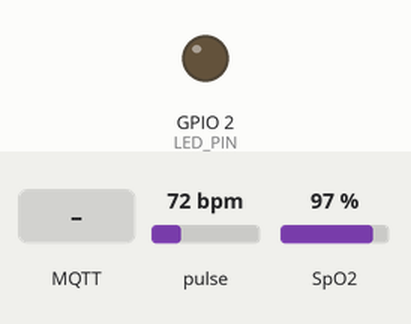
Simulated run of this sketch. Board: ESP32. Shown: output pins drawn as LEDs (lit = HIGH). The inputs (shaded band) are chosen by the test bench; at power-on: pulse 72 bpm, SpO2 97 %. WiFi joins after 1.5 s; servers stay silent unless stated; random numbers use the default seed unless the sketch sets one; no MQTT or app messages arrive unless stated; what the sketch prints to the serial monitor is not drawn.

Above: at 2.7 s.
2.8 s: MQTT message "LED_ON" arrives on the first subscribed topic
At 3.8 s:
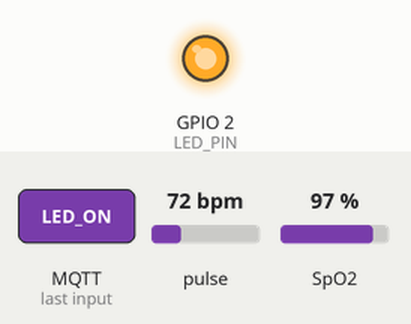
Timing chart, 0 to 5.8 s (numbered marks = the images above; inputs shaded):
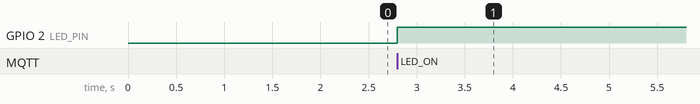

The sketch:

DoNhipTim_MQTT.ino
```cpp
#include <WiFi.h>
#include <Wire.h>
#include "MAX30105.h"
#include "spo2_algorithm.h"
#include <ArduinoJson.h>
#include <PubSubClient.h>
#include <WiFiClientSecure.h>

//  WiFi
const char* ssid     = "Thanh";
const char* password = "12345678";

//  HiveMQ Cloud
const char* mqtt_server   = "8e166eff2d18486eacf7c8b613686d0c.s1.eu.hivemq.cloud";
const int   mqtt_port     = 8883;
const char* mqtt_username = "hivemq.webclient.1756537217940";
const char* mqtt_password = "B.7eXq*&Jvw6$18WaUzR";

WiFiClientSecure espClient;
PubSubClient client(espClient);

//  MAX30102
MAX30105 particleSensor;
#define MAX_BRIGHTNESS 255

uint32_t irBuffer[100];
uint32_t redBuffer[100];
int32_t bufferLength;
int32_t spo2;
int8_t validSPO2;
int32_t heartRate;
int8_t validHeartRate;


#define LED_PIN 2  // LED on-board ESP32
bool measureEnabled = false;  // trạng thái đo

//  WiFi
void setup_wifi() {
  Serial.print("Connecting to WiFi ");
  Serial.println(ssid);
  WiFi.begin(ssid, password);
  while (WiFi.status() != WL_CONNECTED) {
    delay(500);
    Serial.print(".");
  }
  Serial.println("\nWiFi connected. IP:");
  Serial.println(WiFi.localIP());
}

//  MQTT Callback
void callback(char* topic, byte* payload, unsigned int length) {
  String inMessage = "";
  for (int i = 0; i < length; i++) {
    inMessage += (char)payload[i];
  }

  Serial.println("MQTT Message [" + String(topic) + "]: " + inMessage);

  if (String(topic) == "esp32/control") {
    if (inMessage == "LED_ON") {
      digitalWrite(LED_PIN, HIGH);
      measureEnabled = true;   // bật đo
      Serial.println(">>> LED bật + Bắt đầu đo");
    }
    else if (inMessage == "LED_OFF") {
      digitalWrite(LED_PIN, LOW);
      measureEnabled = false;  // dừng đo
      Serial.println(">>> LED tắt + Ngừng đo");
    }
  }
}

//  MQTT reconnect
void reconnect() {
  while (!client.connected()) {
    Serial.print("Attempting MQTT connection...");
    String clientID = "ESP32Client-";
    clientID += String(random(0xffff), HEX);

    if (client.connect(clientID.c_str(), mqtt_username, mqtt_password)) {
      Serial.println("connected!");
      client.subscribe("esp32/control");
    } else {
      Serial.print("failed, rc=");
      Serial.print(client.state());
      Serial.println(" => retry in 5s");
      delay(5000);
    }
  }
}

//  Publish
void publishMessage(const char* topic, String payload, boolean retained) {
  if (client.publish(topic, payload.c_str(), retained)) {
    Serial.println("Published [" + String(topic) + "]: " + payload);
  }
}

// Setup
void setup() {
  Serial.begin(115200);
  pinMode(LED_PIN, OUTPUT);
  digitalWrite(LED_PIN, LOW);

  setup_wifi();

  espClient.setInsecure();
  client.setServer(mqtt_server, mqtt_port);
  client.setCallback(callback);

  if (!particleSensor.begin(Wire, I2C_SPEED_STANDARD)) {
    Serial.println("MAX30102 not found. Check wiring!");
    while (1);
  }

  byte ledBrightness = 60;
  byte sampleAverage = 4;
  byte ledMode = 2;
  int sampleRate = 100;
  int pulseWidth = 411;
  int adcRange = 4096;
  particleSensor.setup(ledBrightness, sampleAverage, ledMode, sampleRate, pulseWidth, adcRange);
}

//  Loop
void loop() {
  if (!client.connected()) reconnect();
  client.loop();

  if (measureEnabled) {
    bufferLength = 100;
    for (byte i = 0; i < bufferLength; i++) {
      while (!particleSensor.available()) particleSensor.check();
      redBuffer[i] = particleSensor.getRed();
      irBuffer[i] = particleSensor.getIR();
      particleSensor.nextSample();
    }

    maxim_heart_rate_and_oxygen_saturation(irBuffer, bufferLength, redBuffer,
                                          &spo2, &validSPO2, &heartRate, &validHeartRate);

    if (validHeartRate && validSPO2) {
      DynamicJsonDocument doc(256);
      doc["heartRate"] = heartRate;
      doc["spo2"] = spo2;
      char mqtt_message[128];
      serializeJson(doc, mqtt_message);

      publishMessage("esp32/data", mqtt_message, true);

      Serial.printf("Heart Rate: %d bpm | SpO2: %d %%\n", heartRate, spo2);
    }

    delay(2000);
  }
}
```

Measured:
- after the input at 2.8 s, GPIO 2 (LED_PIN): LOW → HIGH at once
